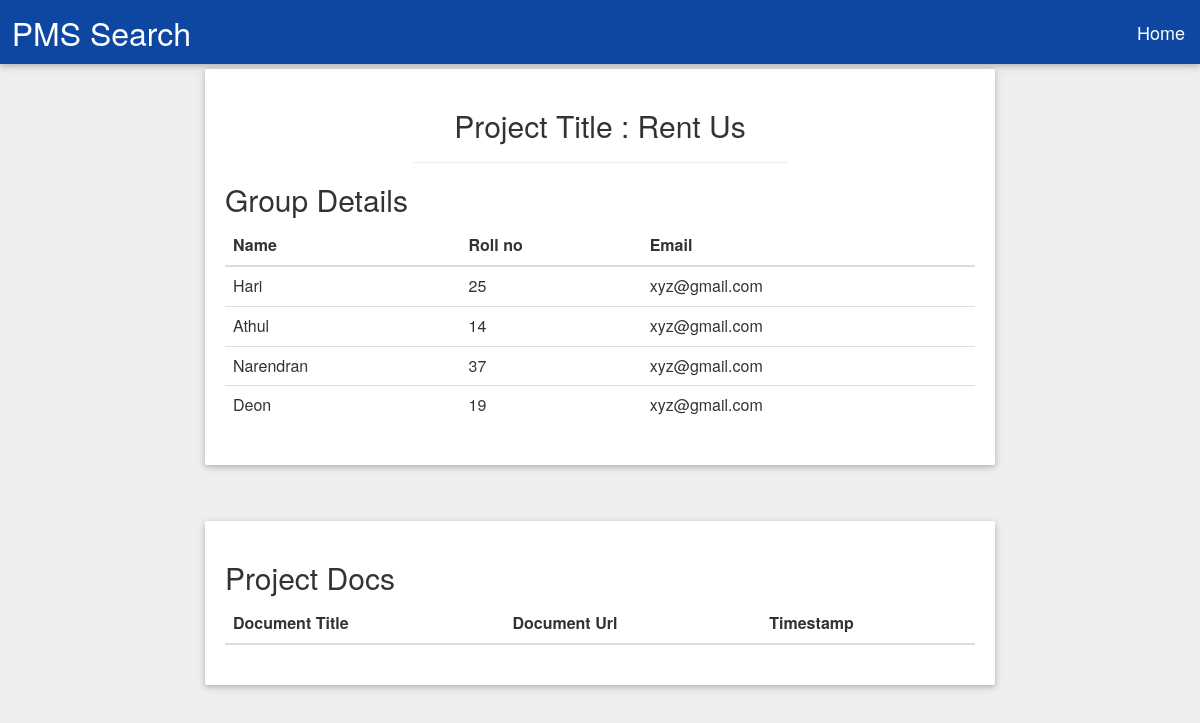
Page /49/ on the committed database.
### newsletter/models.py (models this page shows, shortened)
class sellerprofile(models.Model):
    BATCH_CHOICES = (
        ('CSA', 'CSA'),
        ('CSB', 'CSB'),
        ('ECA', 'ECA'),
        ('ECB', 'ECB'),
        ('EEE', 'EEE'),
        ('BME', 'BME'),
    )
    PROJECT_TYPE = (
    	('MINI','MINIPROJECT'),
    	('MAIN','MAINPROJECT'),
    )
    TOPIC_APPROVED = (
    	('YES','YES'),
    	('NO' , 'NO'),
    )
    seller = models.OneToOneField(User)
    project_title = models.CharField(max_length = 200,blank = True , null = True)
    batch = models.CharField(max_length = 200,choices = BATCH_CHOICES,blank = True , null = True)
    ptype = models.CharField(max_length = 200,choices = PROJECT_TYPE,blank = True , null = True)
    approved = models.CharField(max_length = 10,choices = TOPIC_APPROVED)

class student_details(models.Model):
    name = models.CharField(max_length = 200)
    rollno = models.IntegerField()
    email = models.EmailField(blank = False)
    group = models.ForeignKey(sellerprofile,related_name = 'member')
    marks_obtained = models.IntegerField(null = True)

### newsletter/views.py (the view)
# urls.py: url(r'^(?P<num>[0-9]*)/$', 'newsletter.views.searchpage', name='searchpage'),
def searchpage(request,num):
	print num
	d = Document.objects.filter(Q(gpno = num)&Q(doc_title__contains='abstract'))
	p=sellerprofile.objects.get(id=num)
	s = student_details.objects.filter(group = p)
	return render(request,"commonresult.html",{'d':d,'s':s,'title':p.project_title})

### templates/commonresult.html (shortened to what this page needs)
{% load staticfiles %}
<html>
<head>
<link rel="stylesheet" href="{% static 'materialize/css/materialize.min.css'%}" media="screen,projection"/>
<link rel="stylesheet" href="{% static 'css/maxcdnbootstrap.min.css' %}">
<link rel="stylesheet" href="{% static 'django_tables2/themes/paleblue/css/screen.css' %}"/>
</head>
<body style= "background : #eeeeee; overflow-x : hidden;">
<link rel="stylesheet" href="{% static 'materialize/css/pad.css'%}" media="screen,projection"/>
   <nav>
    <div class="nav-wrapper blue darken-4">
      &nbsp;&nbsp;&nbsp;<a id="abc" href="#" class="brand-logo" ><font size="6">PMS Search</font></a>
      <ul class="right hide-on-med-and-down">
        <li><a href="/" style="text-decoration:none; color:white"><font size="4">Home</font></a></li>
      </ul>
    </div>
  </nav>
<div class = 'row'>
<div class="col-md-2"></div>
<div class="col-md-8">
<div class="card-panel">
<div align="center">
<h2>Project Title : {{title}}</h2>
<hr width="50%"></hr>
</div>
  <h2>Group Details</h2>
  <table class="table">
    <thead>
      <tr>
        <th>Name</th>
        <th>Roll no</th>
        <th>Email</th>
      </tr>
    </thead>
    <tbody>
    {%for l in s%}
      <tr>
        <td>{{l.name}}</td>
        <td>{{l.rollno}}</td>
        <td>{{l.email}}</td>
      </tr>
      {%endfor%}
    </tbody>
  </table>
</div>
</div>
</div>
<hr>
<div class = 'row'>
<div class="col-md-2"></div>
<div class="col-md-8">
<div class="card-panel">
  <h2>Project Docs</h2>
  <table class="table">
    <thead>
      <tr>
        <th>Document Title</th>
        <th>Document Url</th>
        <th>Timestamp</th>
      </tr>
    </thead>
  </table>
</div>
</div>
</div>
</body>
</html>

### rows in the picture
sellerprofile: project_title "Rent Us"
student_details: name "Hari", rollno "25", email "xyz@gmail.com"
student_details: name "Athul", rollno "14", email "xyz@gmail.com"
student_details: name "Narendran", rollno "37", email "xyz@gmail.com"
student_details: name "Deon", rollno "19", email "xyz@gmail.com"
